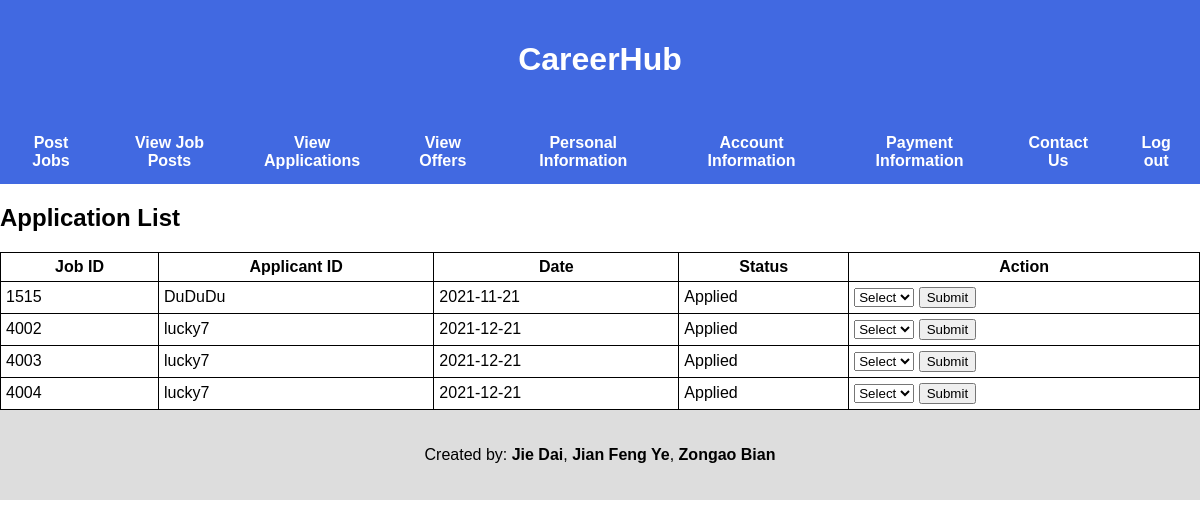
The page /employer/viewApplication.php (signed in) on the database its author committed.
### tables this page shows
CREATE TABLE Application
(
    jobId       INT(10) UNSIGNED,
    applicantId  VARCHAR(25),
    appliedDate DATE,
    status      VARCHAR(15) DEFAULT 'Applied',
    PRIMARY KEY (jobId, applicantId),
    FOREIGN KEY (jobId) REFERENCES Job (jobId),
    FOREIGN KEY (applicantId) REFERENCES Applicant (userId)
);

### common.php (called while the page is built, shortened)
<?php
function escape($html) {
    return htmlspecialchars($html, ENT_QUOTES|ENT_SUBSTITUTE, "UTF-8");
}

### employer/viewApplication.php (the view, shortened to what this page needs)
<?php
require "../config.php";
require "../common.php";
try {
    $connection = new PDO($dsn, $username, $password, $options);
    $sql = "SELECT A.* FROM Application A NATURAL JOIN Post P WHERE P.employerId=:employerid";
    $statement = $connection->prepare($sql);
    $statement->bindValue('employerid', $_SESSION['userid']);
    $statement->execute();
    $result = $statement->fetchAll();
} catch (PDOException $error) {
    echo $sql . "<br>" . $error->getMessage();
}
?>
<?php require "../templates/employerHeader.php"; ?>
    <h2>Application List</h2>
    <table>
        <thead>
        <tr>
            <th>Job ID</th>
            <th>Applicant ID</th>
            <th>Date</th>
            <th>Status</th>
            <th>Action</th>
        </tr>
        </thead>
        <tbody>
        <?php if($result): ?>
            <?php foreach ($result as $row) : ?>
                <tr>
                    <td><?php echo escape($row["jobId"]); ?></td>
                    <td><?php echo escape($row["applicantId"]); ?></td>
                    <td><?php echo escape($row["appliedDate"]); ?></td>
                    <td><?php echo escape($row["status"]); ?></td>
                    <td>
                        <form name="actions" method="post" action="actionApplication.php?job=<?php echo escape($row["jobId"]);?>&applicant=<?php echo escape($row["applicantId"])?>">
                            <select name="actionOption" id="actionOption">
                                <option value="" disabled selected>Select</option>
                            </select>
                            <button type="submit">Submit</button>
                        </form>
                    </td>
                </tr>
            <?php endforeach; ?>
        <?php endif; ?>
        </tbody>
    </table>
<?php require "../templates/footer.php"; ?>

### css/style.css (style rules this page uses)
table { border-collapse: collapse; border-spacing: 0; }
td, th { padding: 5px; border-bottom: 1px solid #aaa; }

### templates/employerHeader.php (style rules this page uses)
* { box-sizing: border-box; }
body { font-family: Arial; margin: 0; }
table, th, td { border: 1px solid black; }
table { width: 100%; }
select option { margin: 40px; background: rgba(0, 0, 0, 0.3); color: #fff; text-shadow: 0 1px 0 rgba(0, 0, 0, 0.4); }

### rows shown on the page
application: jobId "1515", applicantId "DuDuDu", appliedDate "2021-11-21", status "Applied"
application: jobId "4002", applicantId "lucky7", appliedDate "2021-12-21", status "Applied"
application: jobId "4003", applicantId "lucky7", appliedDate "2021-12-21", status "Applied"
application: jobId "4004", applicantId "lucky7", appliedDate "2021-12-21", status "Applied"
